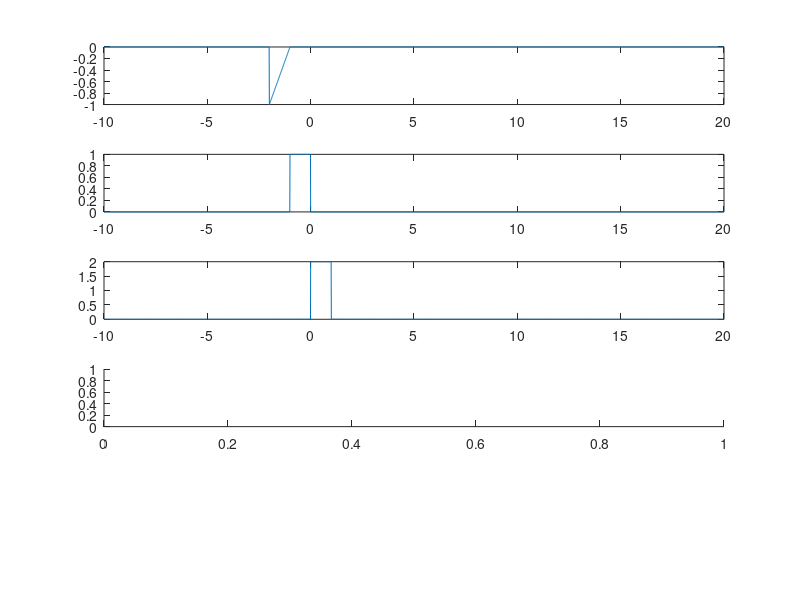

MATLAB code for this plot: (Note: this script raises an error after producing the figure.)
u=@(t) t>=0;
x1=@(t) (t+1).*(u(t+2)-u(t+1)); #ela está adiantada, por isso t+1, e o t+2 é janela
x2=@(t) (u(t+1)-u(t));
x3=@(t) 2*(u(t)-u(t-1));
x4=@(t) x1(t)+x2(t)+x3(t)+x4(t); #reta -t atrasada, somo dois por ele estar negativo
                                 # tem reversão temporal e tem janela u(t-1)...
t= -10:0.01:20;
figure(1)
subplot(5,1,1)
plot(t,x1(t))
subplot(5,1,2)
plot(t,x2(t))
subplot(5,1,3)
plot(t,x3(t))
subplot(5,1,4)
plot (t,x4(t))
subplot(5,1,5)
plot(t, x(t))
title('x(t)');

#SINAL INICIAL CRIADO, E ESQUEVI QUE ELE É COMPOSTO POR TODOS OS 4 SINAIS
